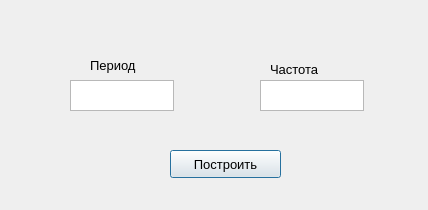
<?xml version="1.0" encoding="UTF-8"?>
<ui version="4.0">
 <class>saw_dialog</class>
 <widget class="QDialog" name="saw_dialog">
  <property name="geometry">
   <rect>
    <x>0</x>
    <y>0</y>
    <width>428</width>
    <height>210</height>
   </rect>
  </property>
  <property name="minimumSize">
   <size>
    <width>428</width>
    <height>210</height>
   </size>
  </property>
  <property name="maximumSize">
   <size>
    <width>428</width>
    <height>210</height>
   </size>
  </property>
  <property name="windowTitle">
   <string>Dialog</string>
  </property>
  <widget class="QPushButton" name="build_plot_button">
   <property name="enabled">
    <bool>true</bool>
   </property>
   <property name="geometry">
    <rect>
     <x>170</x>
     <y>150</y>
     <width>111</width>
     <height>28</height>
    </rect>
   </property>
   <property name="font">
    <font>
     <pointsize>10</pointsize>
    </font>
   </property>
   <property name="text">
    <string>Построить</string>
   </property>
  </widget>
  <widget class="QLabel" name="label_4">
   <property name="geometry">
    <rect>
     <x>270</x>
     <y>60</y>
     <width>66</width>
     <height>18</height>
    </rect>
   </property>
   <property name="font">
    <font>
     <pointsize>10</pointsize>
    </font>
   </property>
   <property name="text">
    <string>Частота</string>
   </property>
  </widget>
  <widget class="QPlainTextEdit" name="frequency_text_edit">
   <property name="geometry">
    <rect>
     <x>260</x>
     <y>80</y>
     <width>104</width>
     <height>31</height>
    </rect>
   </property>
   <property name="font">
    <font>
     <pointsize>10</pointsize>
    </font>
   </property>
  </widget>
  <widget class="QLabel" name="label">
   <property name="geometry">
    <rect>
     <x>90</x>
     <y>50</y>
     <width>71</width>
     <height>31</height>
    </rect>
   </property>
   <property name="font">
    <font>
     <pointsize>10</pointsize>
    </font>
   </property>
   <property name="text">
    <string>Период</string>
   </property>
  </widget>
  <widget class="QTextEdit" name="l">
   <property name="geometry">
    <rect>
     <x>70</x>
     <y>80</y>
     <width>104</width>
     <height>31</height>
    </rect>
   </property>
  </widget>
 </widget>
 <resources/>
 <connections/>
</ui>
